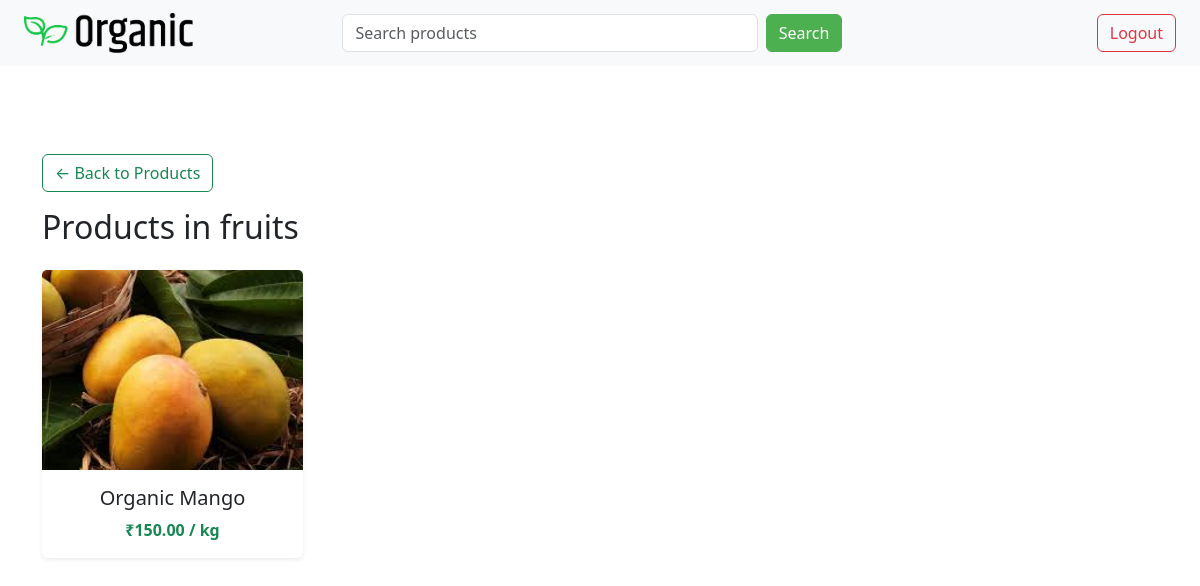
Page /category/1/ (signed in) on the earlier database version.
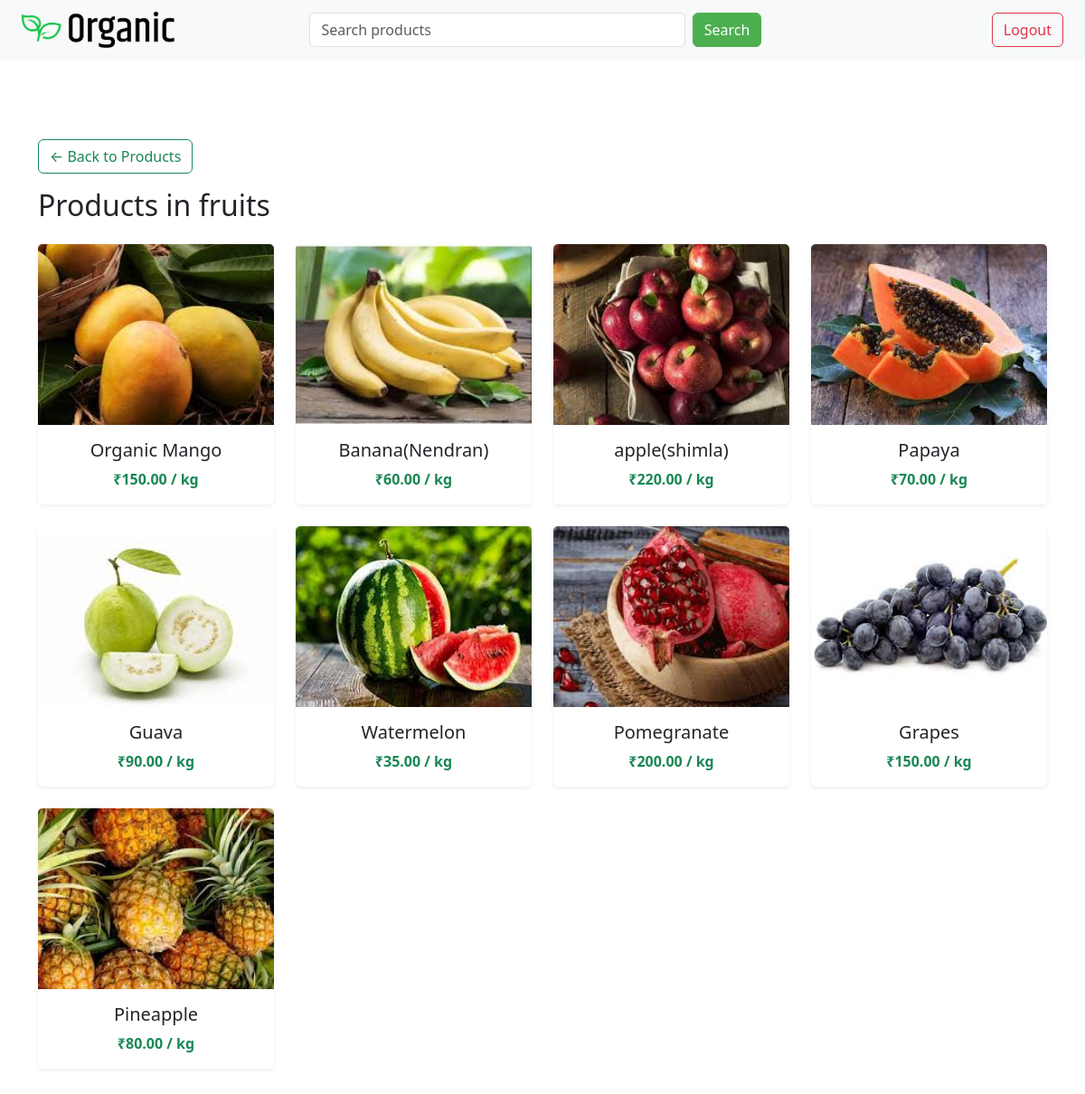
Same page on the later database version.
### home/models.py (models this page shows, shortened)
class Product(models.Model):
    UNIT_CHOICES = [
        ('kg', 'Kilogram'),
        ('g', 'Gram'),
        ('l', 'Litre'),
        ('ml', 'Millilitre'),
        ('pcs', 'Pieces'),
        ('bottle', 'Bottle'),
        ('packet', 'Packet'),
    ]
    name = models.CharField(max_length=30)
    price = models.DecimalField(max_digits=8, decimal_places=2)
    details = models.TextField()
    image = models.ImageField(upload_to='products/', null=True, blank=True)
    ctgry = models.ForeignKey('Category', on_delete=models.CASCADE, null=True, blank=True)
    user = models.ForeignKey(User, on_delete=models.CASCADE)  # Seller
    created_at = models.DateTimeField(auto_now_add=True)
    unit = models.CharField(max_length=10, choices=UNIT_CHOICES, default='kg')
    stock = models.PositiveIntegerField(default=0)

### home/views.py (the view)
# urls.py: path('category/<int:cid>/', categoryproductsfn),
@login_required
def categoryproductsfn(request, cid):
    category = get_object_or_404(Category, id=cid)
    products = Product.objects.filter(ctgry=category)
    return render(request, 'categoryproducts.html', {'category': category, 'products': products})

### home/templates/categoryproducts.html (shortened to what this page needs)
{% extends 'base.html' %}
{% load static %}
{% block content %}
<div class="container my-5">
    <a href="/products/" class="btn btn-outline-success my-3">
       ← Back to Products
    </a>
    <h2 class="mb-4">Products in {{ category.name }}</h2>
    <div class="row">
        {% for product in products %}
        <div class="col-md-3 mb-4">
            <div class="card h-100 shadow-sm border-0">
                {% if product.image %}
                    <img src="{{ product.image.url }}" class="card-img-top" alt="{{ product.name }}" style="height: 200px; object-fit: cover;">
                {% else %}
                    <img src="{% static 'images/placeholder.png' %}" class="card-img-top" alt="No Image" style="height: 200px; object-fit: cover;">
                {% endif %}
                <div class="card-body text-center d-flex flex-column justify-content-between">
                    <div>
                        <h5 class="card-title">{{ product.name }}</h5>
                        <p class="card-text fw-semibold text-success">₹{{ product.price }} / {{ product.unit }}</p>
                    </div>
                </div>
            </div>
        </div>
        {% empty %}
        <div class="col-12">
            <p class="text-muted">No products found in this category.</p>
        </div>
        {% endfor %}
    </div>
</div>
{% endblock %}

Differences in the rows shown:
added Product: image (picture), name "Banana(Nendran)", price "60.00", unit "kg"
added Product: image (picture), name "apple(shimla)", price "220.00", unit "kg"
added Product: image (picture), name "Papaya", price "70.00", unit "kg"
added Product: image (picture), name "Guava", price "90.00", unit "kg"
added Product: image (picture), name "Watermelon", price "35.00", unit "kg"
added Product: image (picture), name "Pomegranate", price "200.00", unit "kg"
added Product: image (picture), name "Grapes", price "150.00", unit "kg"
added Product: image (picture), name "Pineapple", price "80.00", unit "kg"
